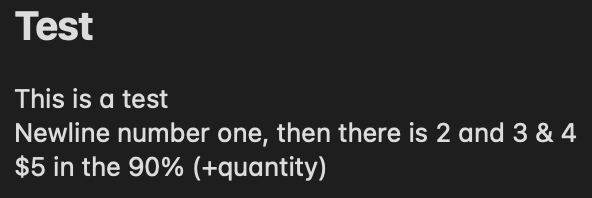
#> input picture test_images/this_is_a_test.png, 592 x 198 px
$ python -i filter_testing.py   (imports and definitions only)
#> lines starting #> are read from the running program, lines starting #| are printed output that depends on the picture; after the words box and inside, x2 and y2 are one past the last pixel; in counts of white or black regions, pixels touching at a corner belong together
import cv2
import numpy as np


# [17 lines left out: function gaussian_diff_filter, not called in this run]


def blur_filter(gray_img):

    blur = cv2.bilateralFilter(gray_img, 9, 75, 75)
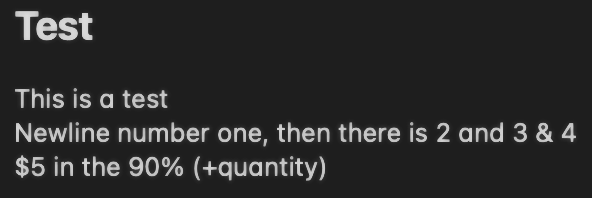
#> blur: shape (198, 592); min 30, max 220, mean 42

    _, thresh = cv2.threshold(blur, 190, 255, cv2.THRESH_BINARY | cv2.THRESH_OTSU)
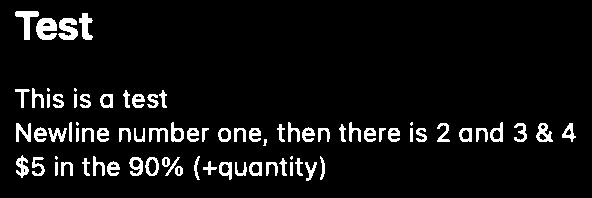
#> thresh: shape (198, 592); 6.6% white; 79 white regions (7 under 20 px), largest, box (x1, y1, x2, y2) and area: (36, 18, 57, 40) 338, (58, 18, 78, 40) 299, (15, 11, 39, 40) 279

    adapt_thresh = cv2.adaptiveThreshold(blur, 255, cv2.ADAPTIVE_THRESH_GAUSSIAN_C, cv2.THRESH_BINARY_INV, 9, 3)
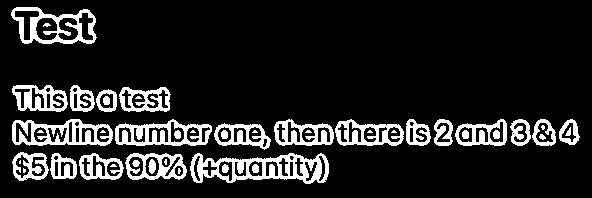
#> adapt_thresh: shape (198, 592); 13.7% white; 47 white regions (14 under 20 px), largest, box (x1, y1, x2, y2) and area: (190, 153, 329, 184) 2074, (12, 119, 113, 146) 1421, (11, 7, 97, 44) 1316

    cv2.imshow(f'Threshold Filter, Avg Color: {np.mean(thresh):.2f}', thresh)
    cv2.imshow(f'Adaptive Threshold Filter, Avg Color: {np.mean(adapt_thresh):.2f}', adapt_thresh)

    cv2.waitKey()


# [75 lines left out: function sentence_extract, not called in this run]


# [13 lines not run here, left out]

>>> import cv2
>>> picture = cv2.imread('test_images/this_is_a_test.png', cv2.IMREAD_GRAYSCALE)
>>> result = blur_filter(picture)
